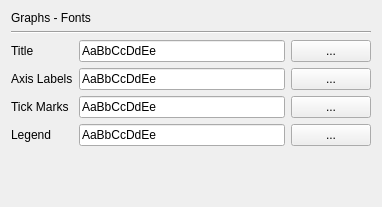
<?xml version="1.0" encoding="UTF-8"?>
<ui version="4.0">
 <class>PrefPageGraphFonts</class>
 <widget class="QWidget" name="PrefPageGraphFonts">
  <property name="geometry">
   <rect>
    <x>0</x>
    <y>0</y>
    <width>382</width>
    <height>207</height>
   </rect>
  </property>
  <property name="windowTitle">
   <string>Form</string>
  </property>
  <layout class="QVBoxLayout" name="verticalLayout">
   <item>
    <widget class="QLabel" name="label_40">
     <property name="text">
      <string>Graphs - Fonts</string>
     </property>
    </widget>
   </item>
   <item>
    <widget class="Line" name="line_7">
     <property name="orientation">
      <enum>Qt::Horizontal</enum>
     </property>
    </widget>
   </item>
   <item>
    <layout class="QGridLayout" name="gridLayout">
     <item row="0" column="0">
      <widget class="QLabel" name="label_10">
       <property name="text">
        <string>Title</string>
       </property>
      </widget>
     </item>
     <item row="0" column="1">
      <widget class="QLineEdit" name="lineEditFontTitle">
       <property name="toolTip">
        <string>&lt;html&gt;&lt;head/&gt;&lt;body&gt;&lt;p&gt;Select a font for the title of the graph.&lt;/p&gt;&lt;/body&gt;&lt;/html&gt;</string>
       </property>
       <property name="text">
        <string>AaBbCcDdEe</string>
       </property>
      </widget>
     </item>
     <item row="0" column="2">
      <widget class="QPushButton" name="pushButtonFontTitle">
       <property name="toolTip">
        <string>&lt;html&gt;&lt;head/&gt;&lt;body&gt;&lt;p&gt;Open a font selection dialog&lt;/p&gt;&lt;/body&gt;&lt;/html&gt;</string>
       </property>
       <property name="text">
        <string>...</string>
       </property>
      </widget>
     </item>
     <item row="1" column="0">
      <widget class="QLabel" name="label_11">
       <property name="text">
        <string>Axis Labels</string>
       </property>
      </widget>
     </item>
     <item row="1" column="1">
      <widget class="QLineEdit" name="lineEditFontAxis">
       <property name="toolTip">
        <string>&lt;html&gt;&lt;head/&gt;&lt;body&gt;&lt;p&gt;Select a font for the axis lables of the graph.&lt;/p&gt;&lt;/body&gt;&lt;/html&gt;</string>
       </property>
       <property name="text">
        <string>AaBbCcDdEe</string>
       </property>
      </widget>
     </item>
     <item row="1" column="2">
      <widget class="QPushButton" name="pushButtonFontAxis">
       <property name="toolTip">
        <string>&lt;html&gt;&lt;head/&gt;&lt;body&gt;&lt;p&gt;Open a font selection dialog&lt;/p&gt;&lt;/body&gt;&lt;/html&gt;</string>
       </property>
       <property name="text">
        <string>...</string>
       </property>
      </widget>
     </item>
     <item row="2" column="0">
      <widget class="QLabel" name="label_12">
       <property name="text">
        <string>Tick Marks</string>
       </property>
      </widget>
     </item>
     <item row="2" column="1">
      <widget class="QLineEdit" name="lineEditFontTick">
       <property name="toolTip">
        <string>&lt;html&gt;&lt;head/&gt;&lt;body&gt;&lt;p&gt;Select a font for the tick marks of the graph.&lt;/p&gt;&lt;/body&gt;&lt;/html&gt;</string>
       </property>
       <property name="text">
        <string>AaBbCcDdEe</string>
       </property>
      </widget>
     </item>
     <item row="2" column="2">
      <widget class="QPushButton" name="pushButtonFontTick">
       <property name="toolTip">
        <string>&lt;html&gt;&lt;head/&gt;&lt;body&gt;&lt;p&gt;Open a font selection dialog&lt;/p&gt;&lt;/body&gt;&lt;/html&gt;</string>
       </property>
       <property name="text">
        <string>...</string>
       </property>
      </widget>
     </item>
     <item row="3" column="0">
      <widget class="QLabel" name="label_13">
       <property name="text">
        <string>Legend</string>
       </property>
      </widget>
     </item>
     <item row="3" column="1">
      <widget class="QLineEdit" name="lineEditFontLegend">
       <property name="toolTip">
        <string>&lt;html&gt;&lt;head/&gt;&lt;body&gt;&lt;p&gt;Select a font for the legend of the graph.&lt;/p&gt;&lt;/body&gt;&lt;/html&gt;</string>
       </property>
       <property name="text">
        <string>AaBbCcDdEe</string>
       </property>
      </widget>
     </item>
     <item row="3" column="2">
      <widget class="QPushButton" name="pushButtonFontLegend">
       <property name="toolTip">
        <string>&lt;html&gt;&lt;head/&gt;&lt;body&gt;&lt;p&gt;Open a font selection dialog&lt;/p&gt;&lt;/body&gt;&lt;/html&gt;</string>
       </property>
       <property name="text">
        <string>...</string>
       </property>
      </widget>
     </item>
    </layout>
   </item>
   <item>
    <spacer name="verticalSpacer_7">
     <property name="orientation">
      <enum>Qt::Vertical</enum>
     </property>
     <property name="sizeHint" stdset="0">
      <size>
       <width>20</width>
       <height>71</height>
      </size>
     </property>
    </spacer>
   </item>
  </layout>
 </widget>
 <resources/>
 <connections/>
</ui>
